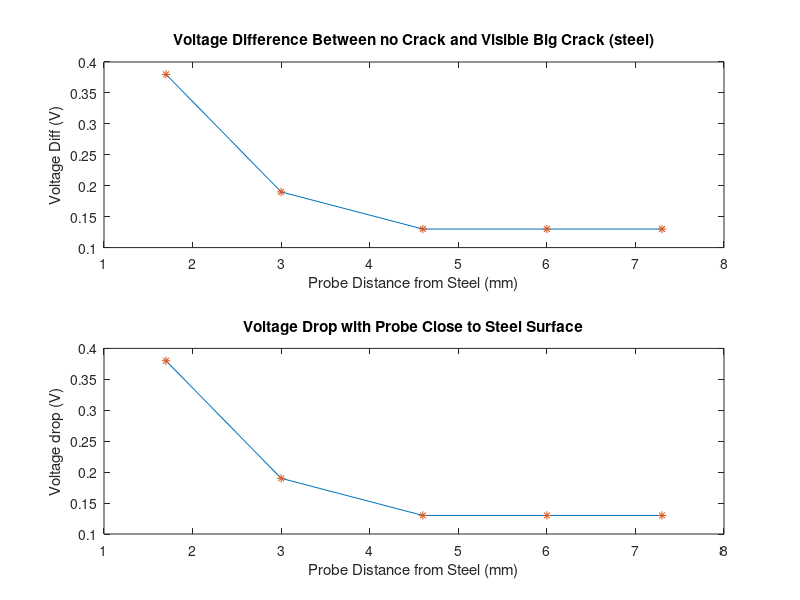

Write MATLAB code to recreate this figure.
close all; clear all;
%Distance Dependence
dist = [1.7 3 4.6 6 7.3;
				8.06 8.25 8.31 8.31 8.31;
				8.25 8.31 8.31 8.31 8.31;
				8.44 8.44 8.44 8.44 8.44;];
figure(2)
subplot(2,1,1)
plot(dist(1,:), abs(dist(2,:)-dist(4,:)));hold on;
plot(dist(1,:), abs(dist(2,:)-dist(4,:)),'*')
xlabel('Probe Distance from Steel (mm)');
ylabel('Voltage Diff (V)')
title('Voltage Difference Between no Crack and Visible Big Crack (steel)')
('Voltage Difference Between no Crack and Visible small Crack (steel)')

subplot(2,1,2)
plot(dist(1,:), 8.44 - dist(2,:));hold on;
plot(dist(1,:), 8.44 - dist(2,:), '*');
xlabel('Probe Distance from Steel (mm)');
ylabel('Voltage drop (V)')
title('Voltage Drop with Probe Close to Steel Surface')

